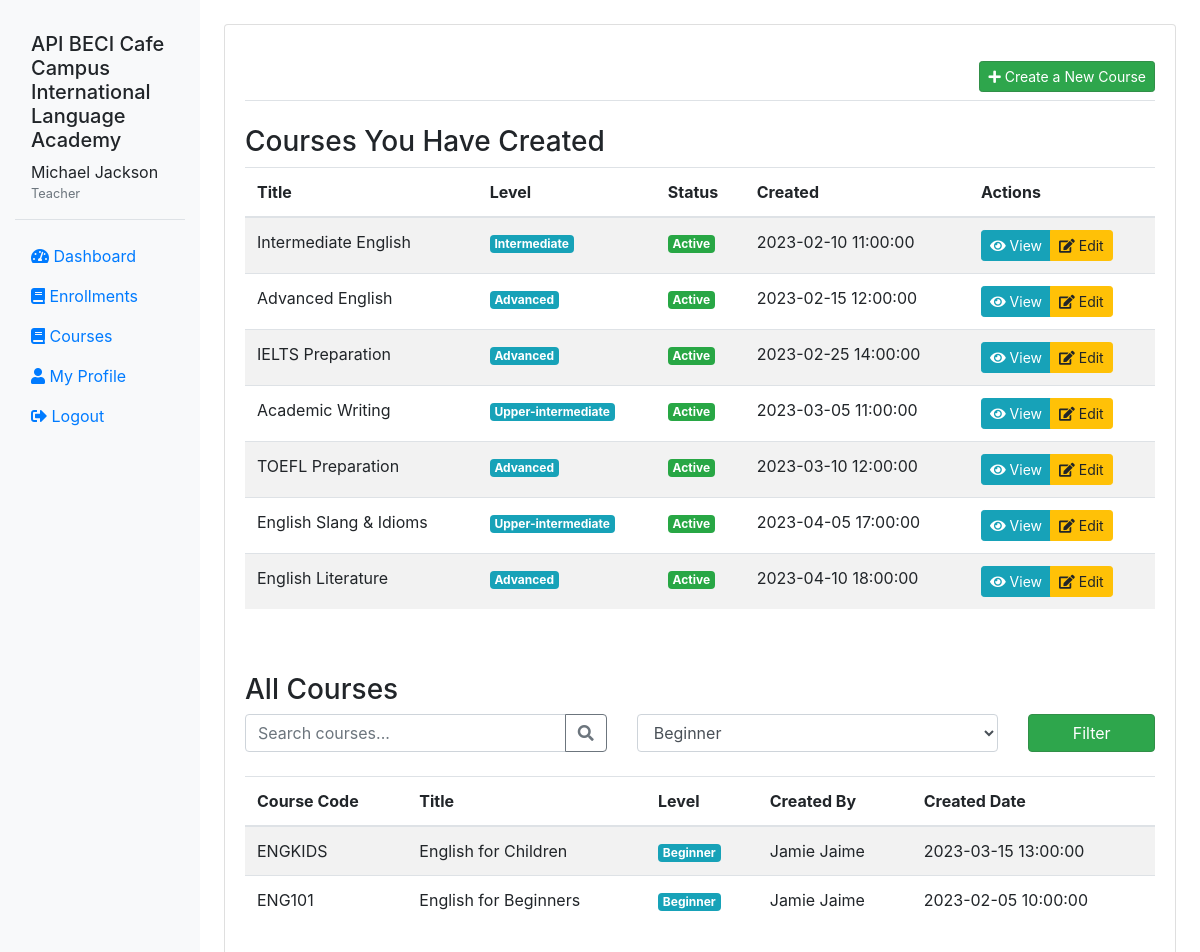
Page /teacher/courses.php?level=beginner (signed in) on the earlier database version.
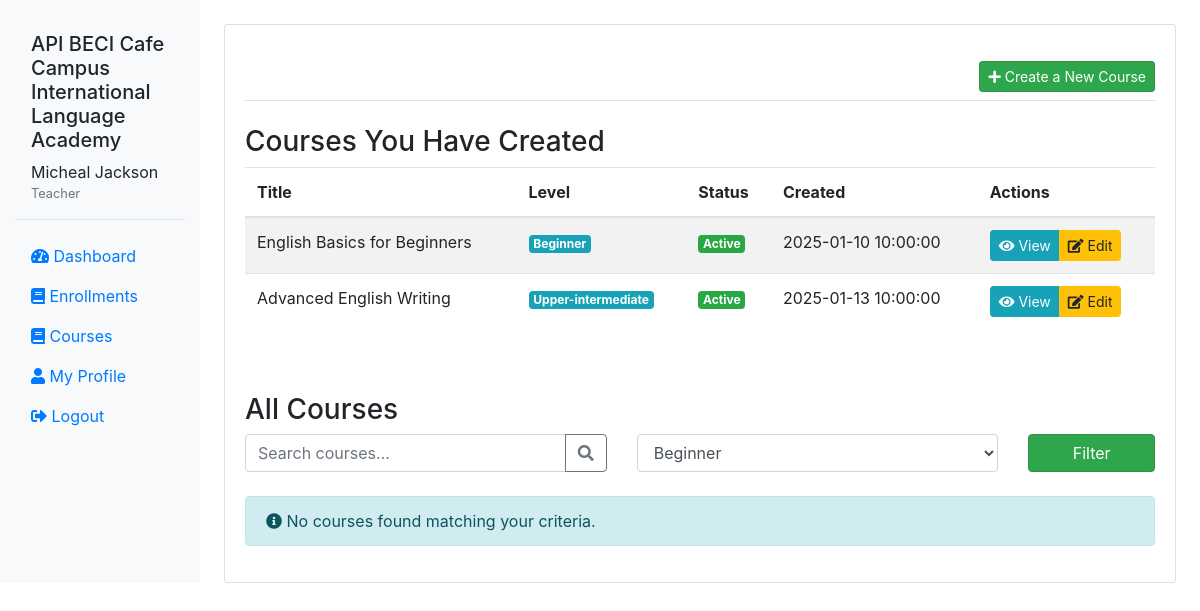
Same page on the later database version.
### tables this page shows
CREATE TABLE `users` (
  `user_id` int(11) NOT NULL,
  `username` varchar(50) NOT NULL,
  `password` varchar(255) NOT NULL,
  `email` varchar(100) NOT NULL,
  `first_name` varchar(50) NOT NULL,
  `last_name` varchar(50) NOT NULL,
  `role` enum('admin','teacher','student','librarian') NOT NULL,
  `profile_picture` varchar(255) DEFAULT NULL,
  `bio` text DEFAULT NULL,
  `date_registered` datetime DEFAULT current_timestamp(),
  `last_login` datetime DEFAULT NULL,
  `status` enum('active','inactive','suspended') DEFAULT 'active',
  `reset_token` varchar(255) DEFAULT NULL,
  `reset_expires` datetime DEFAULT NULL
);

CREATE TABLE `courses` (
  `course_id` int(11) NOT NULL,
  `course_code` varchar(20) NOT NULL,
  `title` varchar(100) NOT NULL,
  `description` text DEFAULT NULL,
  `level` enum('beginner','elementary','intermediate','upper-intermediate','advanced','proficiency') NOT NULL,
  `credits` int(11) DEFAULT 1,
  `duration` int(11) DEFAULT NULL COMMENT 'Duration in weeks',
  `creator_id` int(11) NOT NULL COMMENT 'Teacher who created the course',
  `status` enum('active','inactive') DEFAULT 'active' COMMENT 'If inactive, only visible to creator',
  `created_at` datetime DEFAULT current_timestamp(),
  `updated_at` datetime DEFAULT NULL ON UPDATE current_timestamp()
);

### includes/auth.php (called while the page is built, shortened)
<?php
require_once 'db.php';
require_once 'functions.php';
class Auth {
    public static function isLoggedIn() {
        return isset($_SESSION['user_id']);
    }
    public static function getCurrentUser() {
        $sql = "SELECT * FROM users WHERE user_id = :user_id";
        $user = db()->fetch($sql, ['user_id' => $_SESSION['user_id']]);
        if ($user) {
            unset($user['password']);
        }
        return $user;
    }
    public static function hasRole($roles) {
        $user = self::getCurrentUser();
        return $user['role'] === $roles;
    }
}

### includes/db.php (called while the page is built, shortened)
<?php
class Database {
    private $conn;
    private static $instance = null;
    private function __construct() {
        try {
            $this->conn = new PDO(
                "mysql:host=" . DB_HOST . ";dbname=" . DB_NAME . ";charset=utf8",
                DB_USER,
                DB_PASS,
                [
                    PDO::ATTR_ERRMODE => PDO::ERRMODE_EXCEPTION,
                    PDO::ATTR_DEFAULT_FETCH_MODE => PDO::FETCH_ASSOC,
                    PDO::ATTR_EMULATE_PREPARES => true
                ]
            );
        } catch (PDOException $e) {
            if (DEBUG_MODE) {
                die("Database Connection Error: " . $e->getMessage());
            } else {
                die("Database connection failed. Please try again later.");
            }
        }
    }
    public static function getInstance() {
        if (self::$instance === null) {
            self::$instance = new self();
        }
        return self::$instance;
    }
    public function query($sql, $params = []) {
        try {
            $stmt = $this->conn->prepare($sql);
            $stmt->execute($params);
            return $stmt;
        } catch (PDOException $e) {
            if (DEBUG_MODE) {
                die("Query Error: " . $e->getMessage() . " in query: " . $sql);
            } else {
                die("An error occurred while processing your request.");
            }
        }
    }
    public function fetch($sql, $params = []) {
        $stmt = $this->query($sql, $params);
        return $stmt->fetch();
    }
}
function db() {
    return Database::getInstance();
}

### includes/functions.php (called while the page is built, shortened)
<?php
require_once 'db.php';
require_once 'auth.php';
function formatDate($date, $format = 'Y-m-d H:i:s') {
    return date($format, strtotime($date));
}
function executeQueryAll($sql, $params = []) {
    $pdo = db()->getConnection();
    $stmt = $pdo->prepare($sql);
    $stmt->execute($params);
    return $stmt->fetchAll(PDO::FETCH_ASSOC);
}
?>

### teacher/courses.php (the view, shortened to what the changed rows need)
<?php
require_once '../includes/db.php';
require_once '../includes/functions.php';
require_once '../includes/auth.php';
if (!Auth::isLoggedIn() || !Auth::hasRole('teacher')) {
    setFlashMessage('error', 'You do not have permission to access this page');
    redirect('../user/login.php');
}
$user = Auth::getCurrentUser();
$teacher_id = $user['user_id'];
$my_courses_sql = "
SELECT DISTINCT c.*
FROM courses c
LEFT JOIN course_teachers ct ON ct.course_id = c.course_id
LEFT JOIN course_sharing cs ON cs.course_id = c.course_id
WHERE
    c.creator_id = :teacher_id
    OR ct.teacher_id = :teacher_id
    OR cs.shared_with_id = :teacher_id
";
$my_courses = executeQueryAll($my_courses_sql, ['teacher_id' => $teacher_id]);
$level_filter = isset($_GET['level']) ? sanitize($_GET['level']) : '';
$all_courses_sql = "
SELECT c.*, u.first_name, u.last_name
FROM courses c
JOIN users u ON c.creator_id = u.user_id
WHERE c.status = 'active' AND c.creator_id != :teacher_id
";
$params = ['teacher_id' => $teacher_id];
if (!empty($level_filter)) {
    $all_courses_sql .= " AND c.level = :level";
    $params['level'] = $level_filter;
}
$all_courses_sql .= " ORDER BY c.created_at DESC";
$all_courses = executeQueryAll($all_courses_sql, $params);
?>
<!DOCTYPE html>
<html>
<head>
    <link rel="stylesheet" href="https://stackpath.bootstrapcdn.com/bootstrap/4.5.2/css/bootstrap.min.css">
    <link rel="stylesheet" href="https://cdnjs.cloudflare.com/ajax/libs/font-awesome/5.15.1/css/all.min.css">
    <link rel="stylesheet" href="../public/assets/style.css">
</head>
<body>
    <div class="container-fluid">
        <div class="row">
            <?php include '../includes/sidebar.php'; ?>
            <main class="col-md-9 ms-sm-auto col-lg-10 px-md-4">
                <div class="card mt-4">
                    <div class="card-body">
                        <?php if (count($my_courses) > 0): ?>
                            <div class="table-responsive">
                                <table class="table table-striped table-hover">
                                    <thead>
                                        <tr>
                                            <th>Title</th>
                                            <th>Level</th>
                                            <th>Status</th>
                                            <th>Created</th>
                                            <th>Actions</th>
                                        </tr>
                                    </thead>
                                    <tbody>
                                        <?php foreach ($my_courses as $course): ?>
                                            <tr>
                                                <td><?= htmlspecialchars($course['title']) ?></td>
                                                <td>
                                                    <span class="badge badge-info"><?= ucfirst(htmlspecialchars($course['level'])) ?></span>
                                                </td>
                                                <td>
                                                    <?php if ($course['status'] === 'active'): ?>
                                                        <span class="badge badge-success">Active</span>
                                                    <?php else: ?>
                                                        <span class="badge badge-secondary">Inactive</span>
                                                    <?php endif; ?>
                                                </td>
                                                <td><?= formatDate($course['created_at']) ?></td>
                                                <td>
                                                    <div class="btn-group btn-group-sm">
                                                        <a href="viewCourse.php?id=<?= $course['course_id'] ?>" class="btn btn-info">
                                                            <i class="fas fa-eye"></i> View
                                                        </a>
                                                        <a href="editCourse.php?id=<?= $course['course_id'] ?>" class="btn btn-warning">
                                                            <i class="fas fa-edit"></i> Edit
                                                        </a>
                                                    </div>
                                                </td>
                                            </tr>
                                        <?php endforeach; ?>
                                    </tbody>
                                </table>
                            </div>
                        <?php else: ?>
                            <div class="alert alert-info">
                                <i class="fas fa-info-circle"></i> You haven't created any courses yet.
                            </div>
                        <?php endif; ?>
                    </div>
                    <div class="card-body">
                        <h3 class="mt-2">All Courses</h3>
                        <form method="GET" action="" class="mb-4">
                            <div class="row">
                            </div>
                        </form>
                        <?php if (count($all_courses) > 0): ?>
                            <div class="table-responsive">
                                <table class="table table-striped table-hover">
                                    <thead>
                                        <tr>
                                            <th>Course Code</th>
                                            <th>Title</th>
                                            <th>Level</th>
                                            <th>Created By</th>
                                            <th>Created Date</th>
                                        </tr>
                                    </thead>
                                    <tbody>
                                        <?php foreach ($all_courses as $course): ?>
                                            <tr>
                                                <td><?= htmlspecialchars($course['course_code']) ?></td>
                                                <td><?= htmlspecialchars($course['title']) ?></td>
                                                <td>
                                                    <span class="badge badge-info"><?= ucfirst(htmlspecialchars($course['level'])) ?></span>
                                                </td>
                                                <td><?= htmlspecialchars($course['first_name'] . ' ' . $course['last_name']) ?></td>
                                                <td><?= formatDate($course['created_at']) ?></td>
                                            </tr>
                                        <?php endforeach; ?>
                                    </tbody>
                                </table>
                            </div>
                        <?php else: ?>
                            <div class="alert alert-info">
                                <i class="fas fa-info-circle"></i> No courses found matching your criteria.
                            </div>
                        <?php endif; ?>
                    </div>
                </div>
            </main>
        </div>
    </div>
</body>
</html>

### includes/sidebar.php (shortened to what the changed rows need)
<?php
$user = Auth::getCurrentUser();
?>
<nav id="sidebar" class="col-md-3 col-lg-2 d-md-block bg-light sidebar collapse">
    <div class="position-sticky pt-3">
        <div class="sidebar-header p-3 mb-3 border-bottom">
            <div class="user-info">
                <div>
                    <?php echo $user['first_name'] . ' ' . $user['last_name']; ?>
                    <small class="d-block text-muted"><?php echo ucfirst($user['role']); ?></small>
                </div>
            </div>
        </div>
    </div>
</nav>

Differences in the rows shown:
no longer on this page (row edited): courses: title "Intermediate English", level "Intermediate", status "Active", created_at "2023-02-10 11:00:00", shown under "Courses You Have Created"
no longer on this page (row edited): courses: title "Advanced English", level "Advanced", status "Active", created_at "2023-02-15 12:00:00", shown under "Courses You Have Created"
no longer on this page (row edited): courses: title "IELTS Preparation", level "Advanced", status "Active", created_at "2023-02-25 14:00:00", shown under "Courses You Have Created"
removed courses: title "Academic Writing", level "Upper-intermediate", status "Active", created_at "2023-03-05 11:00:00", shown under "Courses You Have Created"
removed courses: title "TOEFL Preparation", level "Advanced", status "Active", created_at "2023-03-10 12:00:00", shown under "Courses You Have Created"
removed courses: title "English Slang & Idioms", level "Upper-intermediate", status "Active", created_at "2023-04-05 17:00:00", shown under "Courses You Have Created"
removed courses: title "English Literature", level "Advanced", status "Active", created_at "2023-04-10 18:00:00", shown under "Courses You Have Created"
removed courses: course_code "ENGKIDS", title "English for Children", level "Beginner", creator.last_name "Jamie Jaime", created_at "2023-03-15 13:00:00", shown under "All Courses"
removed courses: course_code "ENG101", title "English for Beginners", level "Beginner", creator.last_name "Jamie Jaime", created_at "2023-02-05 10:00:00", shown under "All Courses"
changed users "Jackson": first_name "Michael" → "Micheal"
added courses: title "English Basics for Beginners", level "Beginner", status "Active", created_at "2025-01-10 10:00:00", shown under "Courses You Have Created"
now on this page (row edited): courses: title "Advanced English Writing", level "Upper-intermediate", status "Active", created_at "2025-01-13 10:00:00", shown under "Courses You Have Created"
Other differences:
text no longer shown: "Course Code Title Level Created By Created Date"
text now shown: "No courses found matching your criteria."
